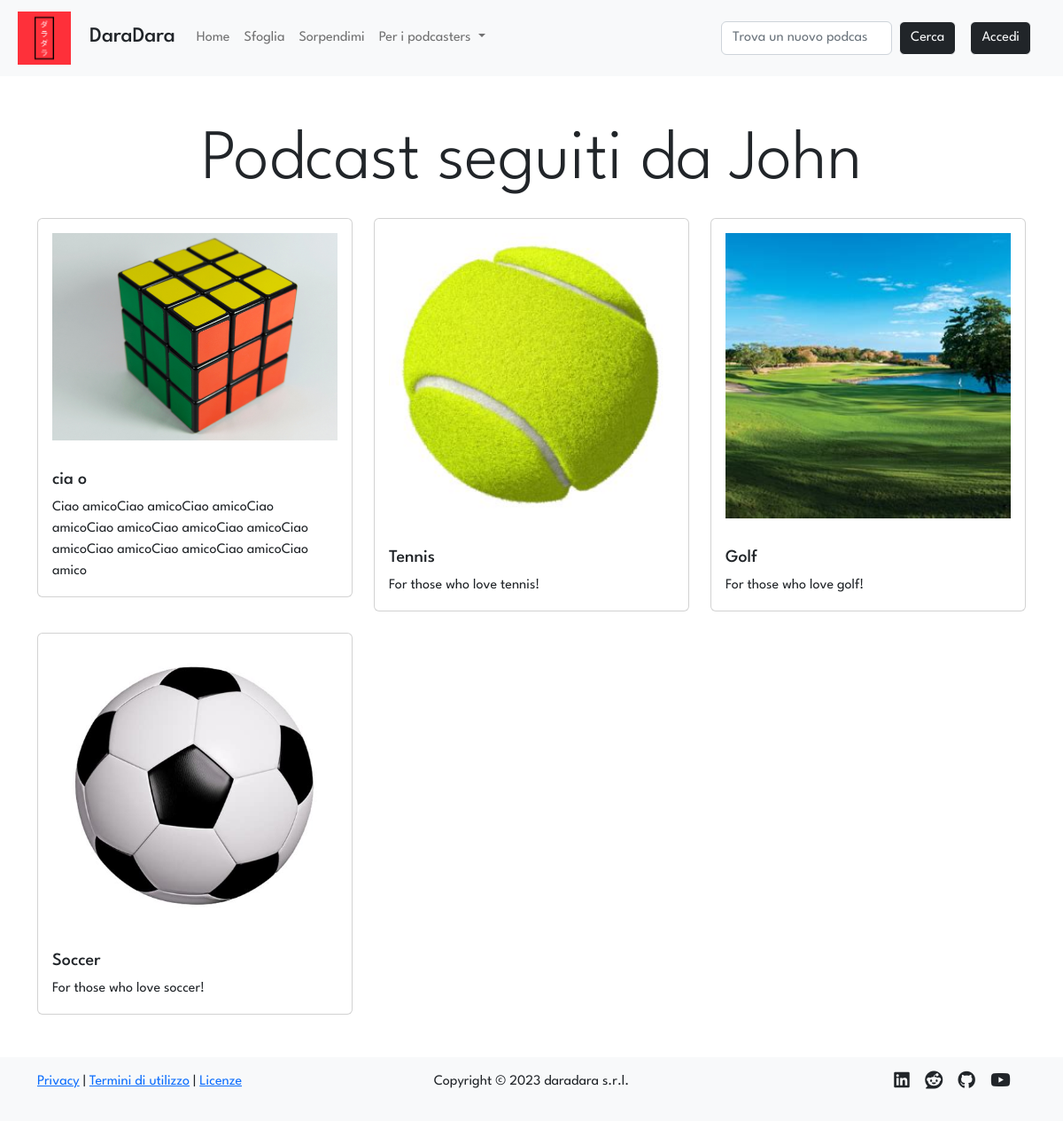
Page /profile/1/follows on the committed database.
### tables this page shows
CREATE TABLE "users" (
	"id"	INTEGER NOT NULL UNIQUE,
	"email"	TEXT NOT NULL UNIQUE,
	"password"	TEXT NOT NULL,
	"name"	TEXT NOT NULL,
	"surname"	TEXT NOT NULL,
	"propic"	TEXT NOT NULL,
	"priv_owned"	INTEGER NOT NULL DEFAULT 0,
	"priv_follows"	INTEGER NOT NULL DEFAULT 0,
	"priv_saves"	INTEGER NOT NULL DEFAULT 0,
	PRIMARY KEY("id" AUTOINCREMENT)
);

CREATE TABLE "follows" (
	"id_user"	INTEGER NOT NULL,
	"id_podcast"	INTEGER NOT NULL,
	"timestamp"	TEXT NOT NULL DEFAULT 'NO_TIMESTAMP',
	FOREIGN KEY("id_user") REFERENCES "users"("id"),
	PRIMARY KEY("id_user","id_podcast")
);

CREATE TABLE "podcasts" (
	"id"	INTEGER NOT NULL UNIQUE,
	"title"	TEXT NOT NULL UNIQUE,
	"desc"	TEXT NOT NULL,
	"img"	TEXT NOT NULL,
	"id_user"	INTEGER NOT NULL,
	FOREIGN KEY("id_user") REFERENCES "users"("id"),
	PRIMARY KEY("id" AUTOINCREMENT)
);

### app.py (the view)
@app.route('/profile/<int:id>/follows')
def follows(id: int):
    user = dao.get_user(id)
    if user:
        podcasts = dao.get_follows_join_podcasts(id)
        is_owner = False
        if current_user.is_authenticated and current_user.id == id: # type: ignore
            is_owner = True
        if not is_owner and user['priv_follows'] == 1:
            flash('A gli altri utenti non è permesso vedere i seguiti di questo profilo', 'info')
            return redirect(url_for('profile', id=id))
        return render_template('follows.html', podcasts=podcasts, user=user, is_owner=is_owner)
    else:
        flash('Il profilo cercato non esiste', 'warning')
        return redirect('index')

### data/dao.py (called while the page is built)
def get_follows_join_podcasts(id_user):
    conn, cursor = connect()
    follows = False
    try:
        sql = 'SELECT * FROM follows, podcasts WHERE follows.id_podcast = podcasts.id AND follows.id_user = ? ORDER BY follows.timestamp DESC'
        cursor.execute(sql, (id_user,))
        follows = cursor.fetchall()
    except Exception as e:
        print(e)
    close(conn, cursor)
    return follows

def get_user(id):
    conn, cursor = connect()
    user = False
    try:
        sql = 'SELECT * FROM users WHERE id = ?'
        cursor.execute(sql, (id,))
        user = cursor.fetchone()
    except Exception as e:
        print(e)
    close(conn, cursor)
    return user

def connect():
    conn = sqlite3.connect(PATH)
    conn.row_factory = sqlite3.Row
    cursor = conn.cursor()
    return conn, cursor

def close(conn, cursor):
    cursor.close()
    conn.close()

### templates/follows.html (shortened to what this page needs)
{% extends 'layout.html' %}
{% block content %}
{% if podcasts %}
<div class="row">
    {% if is_owner %}
        <p class="text-center display-1">I podcast che segui</p>
    {% else %}
        <p class="text-center display-1">Podcast seguiti da {{user.name}}</p>
    {% endif %}
</div>
<div class="row row-cols-1 row-cols-md-3 g-4">
    {% for podcast in podcasts %}
    <div class="col">
    <a class="card" href="{{url_for('podcast', id=podcast.id)}}">
        <img class="card-img-top img-fluid p-1 p-lg-3" src="{{url_for('static', filename='uploads/images/covers/'+podcast.id|string+podcast.img)}}" class="card-img-left img-fluid h-100 w-100 d-block mx-auto" alt="podcast {{podcast.title}} image">
        <div class="card-body">
        <h5 class="card-title">{{podcast.title}}</h5>
        <p class="card-text">{{podcast.desc}}</p>
        </div>
    </a>
    </div>
    {% endfor %}
</div>
{% elif not podcasts and is_owner%}
<div class="row">
    <p class="text-center display-1">Non segui nessun podcast 😢</p>
    <p class="text-center"><small>(per ora...)</small></p>
</div>
{% elif not podcasts and not is_owner %}
<div class="row">
    <p class="text-center display-1">{{user.name}} non segue nessun podcast 😢</p>
    <p class="text-center"><small>(per ora...)</small></p>
</div>
{% endif %}
{% endblock %}

### static/stylesheets/layout.css (style rules this page uses)
* { font-family: 'League Spartan', sans-serif; }
a:not(.stock-a, .nav-link) { color: inherit; text-decoration: none; }

### rows in the picture
users: name "John"
follows: img (picture), title "cia o", desc "Ciao amicoCiao amicoCiao amicoCiao amicoCiao amicoCiao amicoCiao amicoCiao amicoCiao amicoCiao amicoCiao amicoCiao amico"
follows: img (picture), title "Tennis", desc "For those who love tennis!"
follows: img (picture), title "Golf", desc "For those who love golf!"
follows: img (picture), title "Soccer", desc "For those who love soccer!"
